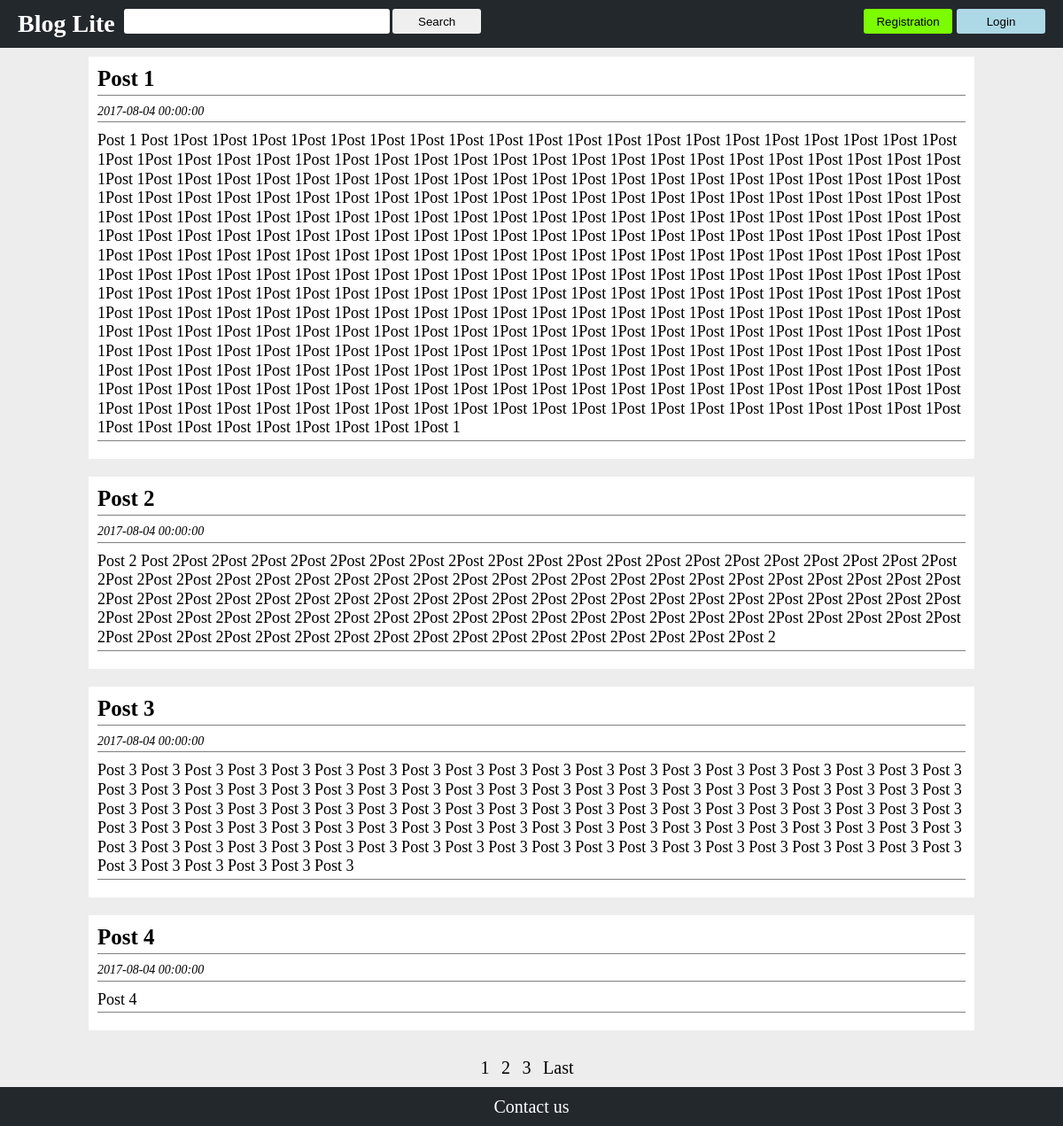
Before: / with the older database file.
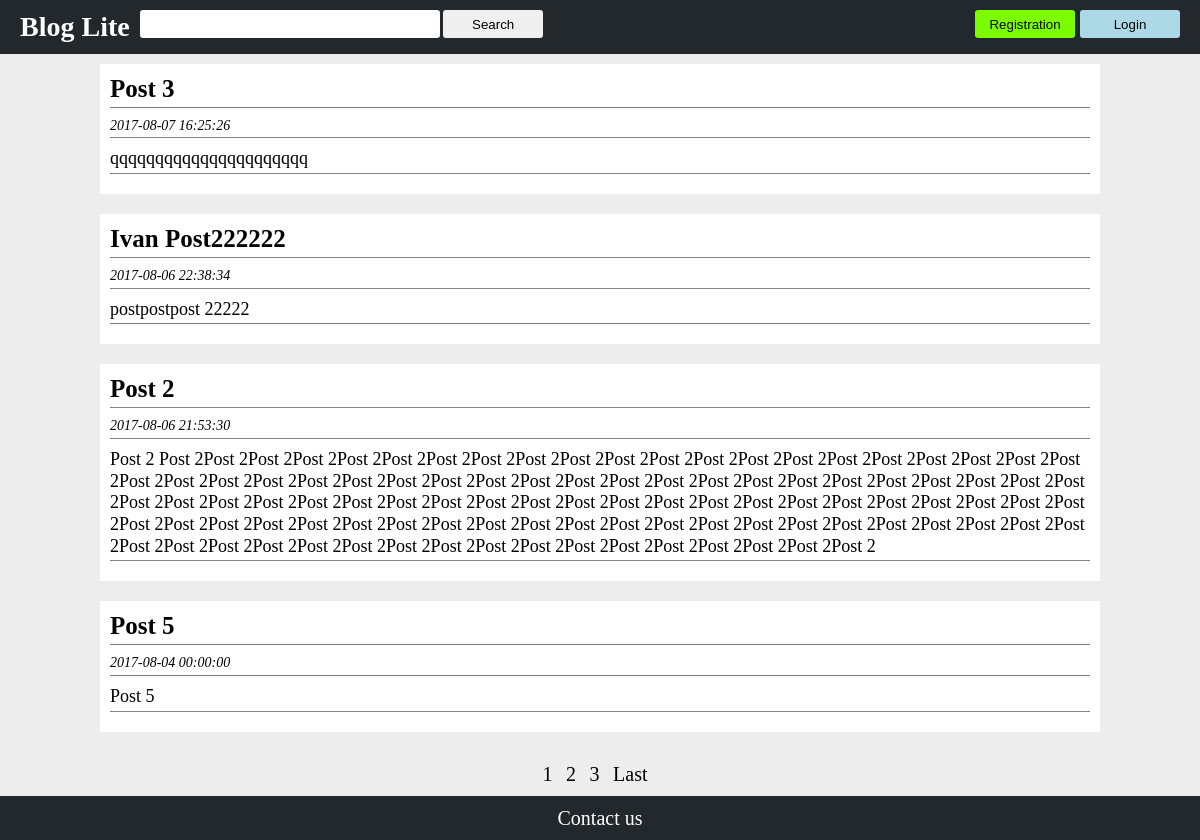
After: the same page with the newer database file.
### tables this page shows
CREATE TABLE IF NOT EXISTS `blog_posts` (
  `id` int(11) NOT NULL,
  `title` varchar(255) DEFAULT NULL,
  `date` datetime NOT NULL DEFAULT CURRENT_TIMESTAMP ON UPDATE CURRENT_TIMESTAMP,
  `text` text,
  `user` varchar(255) NOT NULL
);

### showPosts.php (called while the page is built, shortened)
<?php
include_once 'dbQueries.php';
if ($_GET['go']) {
    $sth = $dbh->prepare(SQL_USER_POSTS_COUNT);
    $sth->execute([$_SESSION['user']]);
} else {
    $sth = $dbh->prepare(SQL_ALL_POSTS_COUNT);
    $sth->execute();
}
$postsArray = $sth->fetchAll();
$countOfPages = 4;
$postsCount = $postsArray[0][0];
$pages = ceil($postsCount / $countOfPages);
$page = empty($_GET['page']) ? 1 : ceil($_GET['page']);
$posts = ($page - 1) * $countOfPages;
if ($_GET['go']) {
    $sth = $dbh->prepare(SQL_SELECT_USER_LIMIT_POSTS);
    $sth->bindValue(':user', $_SESSION['user'], PDO::PARAM_INT);
    $sth->bindValue(':countOfPages', $countOfPages, PDO::PARAM_INT);
    $sth->bindValue(':posts', $posts, PDO::PARAM_INT);
} else {
    $sth = $dbh->prepare(SQL_SELECT_ALL_LIMIT_POSTS);
    $sth->bindValue(':countOfPages', $countOfPages, PDO::PARAM_INT);
    $sth->bindValue(':posts', $posts, PDO::PARAM_INT);
}
$sth->execute();
if ($_GET['go']) {
    $usersPostsArray = $sth->fetchAll(PDO::FETCH_ASSOC);
} else {
    $allPostsArray = $sth->fetchAll(PDO::FETCH_ASSOC);
}

### searchPost.php (called while the page is built, shortened)
<?php
$sth->execute();
$allPostsArray = $sth->fetchAll(PDO::FETCH_ASSOC);

### index.php (the view, shortened to what this page needs)
<?php
include_once 'showPosts.php';
include_once 'searchPost.php';
include_once 'loginLogoutRegistrationUser.php';
?>
<!doctype html>
<html lang="en">
<head>
    <link href="style.css" rel="stylesheet" type="text/css">
</head>
<body>
<?php require_once 'header.php' ?>
<div class="wrapper indexWrapper">
    <div class="content">
        <?php foreach ($allPostsArray as $post_item) { ?>
            <div class="post">
                <h3 class="postTitle"><?php print $post_item['title']; ?></h3>
                <p class="postData"><?php print $post_item['date']; ?></p>
                <p class="postText"><?php print $post_item['text']; ?></p>
            </div>
        <?php } ?>
    </div>
    <div class="navigation">
        <?php for ($i = 0; $i < $pages; $i++) { ?>
            <a href="?<?php print http_build_query(array_merge($_GET, ['page' => ($i + 1)])) ?>"><?php print ($i + 1) ?></a>
        <?php } ?>
        <?php if ($page != intval($pages)) { ?>
            <a href="?page=<?php print intval($pages) ?>">Last</a>
        <?php } ?>
    </div>
</div>
<?php require_once 'footer.php' ?>
</body>
</html>

### loginLogoutRegistrationUser.php (shortened to what this page needs)
<?php
if (!isset($_SESSION['user'])) {
    $loginLogoutButton = '<a href="loginUserPage.php"><button class="loginButton">Login</button></a>';
    $registrationButton = '<a href="registrationUserPage.php"><button class="registrationButton">Registration</button></a>';
} else {
    $lockedUpUser = '<a class="lockedUpUser" href="userCabinet.php?go=userCabinet">' . ucfirst($_SESSION['user']) . '</a>';
}

### header.php (shortened to what this page needs)
<?php
include_once 'loginLogoutRegistrationUser.php';
?>
<header class="header clearfix">
    <a class="slogan" href="index.php"><h1>Blog Lite</h1></a>
    <form class="searchForm" name="searchForm" method="get">
        <input class="searchInput" name="searchInput" type="text">
        <input class="searchButton" name="searchSubmit" type="submit" value="Search">
    </form>
        <?php print $loginLogoutButton; ?>
    <a href="#">
        <?php print $registrationButton; ?>
    </a>
</header>

### footer.php
<footer class="footer">Contact us</footer>

### style.css (style rules this page uses)
* { box-sizing: border-box; padding: 0; margin: 0; }
html { height: 100%; }
body { height: 100%; margin: auto; font-size: 14px; line-height: 1.2; font-family: Nexa-Light; background: #ededed; }
a { text-decoration: none; }
.clearfix:after { content: ""; visibility: hidden; display: block; height: 0; clear: both; }
.header { color: #ffffff; background: #23282d; padding: 10px 20px; }
.slogan { float: left; color: white; }
.searchForm { float: left; margin-left: 10px; }
.searchInput, .searchButton, .loginButton, .registrationButton { height: 28px; border-radius: 3px; border-style: none; padding: 5px; }
.searchInput { width: 300px; }
.searchButton { width: 100px; }
.loginButton, .registrationButton { display: block; float: right; width: 100px; margin-left: 5px; background: lightblue; }
.registrationButton { background: lawngreen; }
.wrapper { padding: 0 100px; }
.content { padding: 10px 0; }
.post { background: #ffffff; padding: 10px; margin-bottom: 20px; }
.postTitle, .postData, .postText { margin-bottom: 10px; padding-bottom: 3px; border-bottom: 1px solid gray; }
.postTitle { font-size: 25px; }
.postData { font-style: italic; }
.postText { font-size: 18px; }
.navigation { text-align: center; padding: 0 10px 10px 10px; }
.navigation a { color: black; font-size: 20px; padding-right: 10px; }
.footer { color: #ffffff; background: #23282d; padding: 10px; font-size: 20px; text-align: center; }

Changed rows visible on the page:
removed blog_posts: title "Post 1", date "2017-08-04 00:00:00", text "Post 1 Post 1Post 1Post 1Post 1Post 1Post 1Post 1Post 1Post 1Post 1Post 1Post 1Post 1Post 1Post 1Post 1Post 1Post 1Post 1Post 1Post 1Post 1Post 1Post 1Post 1Post 1Post 1Post 1Post 1Post 1Post 1Post 1Post 1Post 1Post 1Post 1Post 1Post 1Post 1Post 1Post 1Post 1Post 1Post 1Post 1Post 1Post 1Post 1Post 1Post 1Post 1Post 1Post 1Post 1Post 1Post 1Post 1Post 1Post 1Post 1Post 1Post 1Post 1Post 1Post 1Post 1Post 1Post 1Post 1Post 1Post 1Post 1Post 1Post 1Post 1Post 1Post 1Post 1Post 1Post 1Post 1Post 1Post 1Post 1Post 1Post 1Post 1Post 1Post 1Post 1Post 1Post 1Post 1Post 1Post 1Post 1Post 1Post 1Post 1Post 1Post 1Post 1Post 1Post 1Post 1Post 1Post 1Post 1Post 1Post 1Post 1Post 1Post 1Post 1Post…"
removed blog_posts: title "Post 4", date "2017-08-04 00:00:00", text "Post 4"
changed blog_posts "Post 3": date "2017-08-04 00:00:00" → "2017-08-07 16:25:26"; text "Post 3 Post 3 Post 3 Post 3 Post 3 Post 3 Post 3 Post 3 Post 3 Post 3 Post 3 Post 3 Post 3 Post 3 Post 3 Post 3 Post 3 Post 3 Post 3 Post 3 Post 3 Post 3 Post 3 Post 3 Post 3 Post 3 Post 3 Post 3 Post 3 Post 3 Post 3 Post 3 Post 3 Post 3 Post 3 Post 3 Post 3 Post 3 Post 3 Post 3 Post 3 Post 3 Post 3 Post 3 Post 3 Post 3 Post 3 Post 3 Post 3 Post 3 Post 3 Post 3 Post 3 Post 3 Post 3 Post 3 Post 3 Post 3 Post 3 Post 3 Post 3 Post 3 Post 3 Post 3 Post 3 Post 3 Post 3 Post 3 Post 3 Post 3 Post 3 Post 3 Post 3 Post 3 Post 3 Post 3 Post 3 Post 3 Post 3 Post 3 Post 3 Post 3 Post 3 Post 3 Post 3 Post 3 Post 3 Post 3 Post 3 Post 3 Post 3 Post 3 Post 3 Post 3 Post 3 Post 3 Post 3 Post 3 Post 3 Post 3…" → "qqqqqqqqqqqqqqqqqqqqqq"; moves up the list
added blog_posts: title "Ivan Post222222", date "2017-08-06 22:38:34", text "postpostpost 22222"
changed blog_posts "Post 2": date "2017-08-04 00:00:00" → "2017-08-06 21:53:30"
now on this page (row edited): blog_posts: title "Post 5", date "2017-08-04 00:00:00", text "Post 5"
